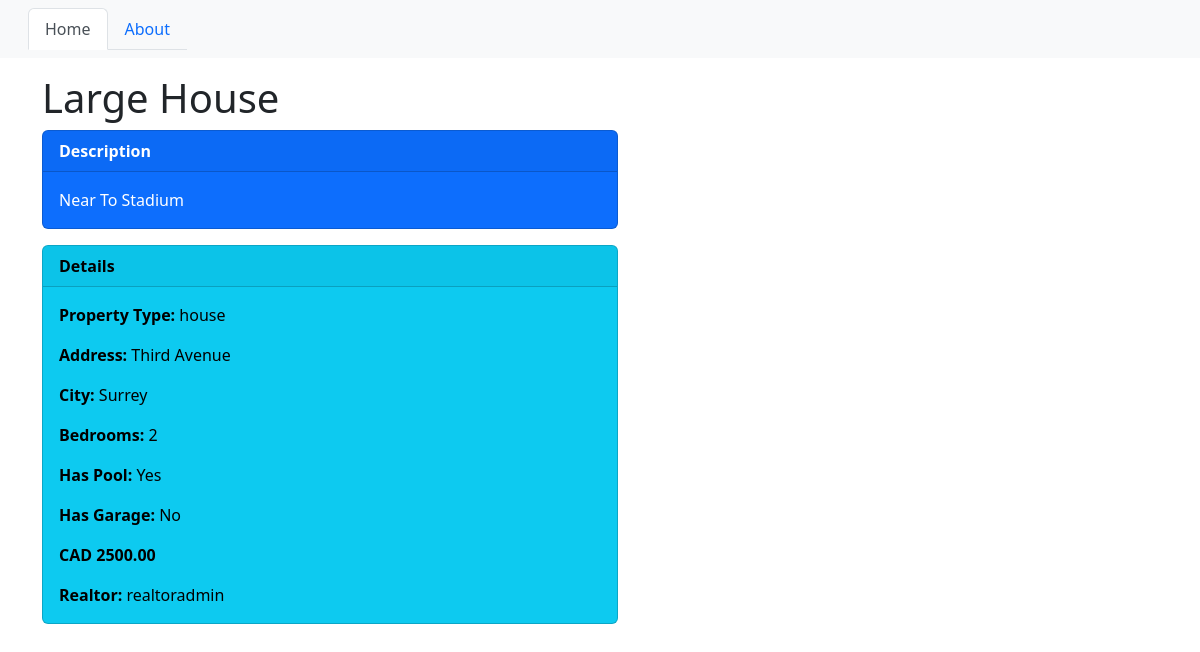
Page /property/1/ on the committed database.
### realtor_app/models.py (models this page shows, shortened)
class Item(models.Model):
    property = models.CharField(max_length=1000, unique=True)
    property_type = models.CharField(max_length=100, choices=PROPERTY_TYPE)
    address = models.CharField(max_length=100, default="")
    city = models.CharField(max_length=100, default="")
    bedrooms = models.IntegerField(default=0)
    has_pool = models.BooleanField(default=False)
    has_garage = models.BooleanField(default=False)
    description = models.CharField(max_length=2000)
    price = models.DecimalField(max_digits=10, decimal_places=2)
    realtor = models.ForeignKey(User, on_delete=models.PROTECT)  #models.CASCADE || models.SET_NULL
    status = models.IntegerField(choices=STATUS, default=0)
    date_created = models.DateTimeField(auto_now_add=True)
    date_updated = models.DateTimeField(auto_now=True)

### realtor_app/views.py (the view)
# urls.py: path('property/<int:pk>/', views.PropertyDetails.as_view(), name='property_details'),
class PropertyDetails(generic.DetailView):
    model = Item
    template_name = "property_detail.html"

### realtor_app/templates/property_detail.html
{% extends 'base.html' %}
{% block content %}
<div class="container">
    <h1 class="pt-3">{{ item.property }}</h1>
    <div class="card text-bg-primary mb-3" style="max-width: 36rem;">
        <p class="card-header"><b>Description</b></p>
        <div class="card-body">
            <p class="card-text">{{ item.description }}</p>
        </div>
    </div>
    <div class="card text-bg-info mb-3" style="max-width: 36rem;">
        <p class="card-header"><b>Details</b></p>
        <div class="card-body">
            <p class="card-text"><b>Property Type:</b> {{ item.property_type }}</p>
            <p class="card-text"><b>Address:</b> {{ item.address }}</p>
            <p class="card-text"><b>City:</b> {{ item.city }}</p>
            <p class="card-text"><b>Bedrooms:</b> {{ item.bedrooms }}</p>
            <p class="card-text"><b>Has Pool:</b> {{ item.has_pool|yesno:"Yes,No" }}</p>
            <p class="card-text"><b>Has Garage:</b> {{ item.has_garage|yesno:"Yes,No" }}</p>
            <p class="card-text"><b>CAD {{ item.price }}</b></p>
            <p class="card-text"><b>Realtor:</b> {{ item.realtor }}</p>
        </div>
    </div>
</div>
{% endblock content %}

### rows in the picture
Item: property "Large House", description "Near To Stadium", property_type "house", address "Third Avenue", city "Surrey", bedrooms "2", has_pool "Yes", has_garage "No", price "2500.00", realtor "realtoradmin"
